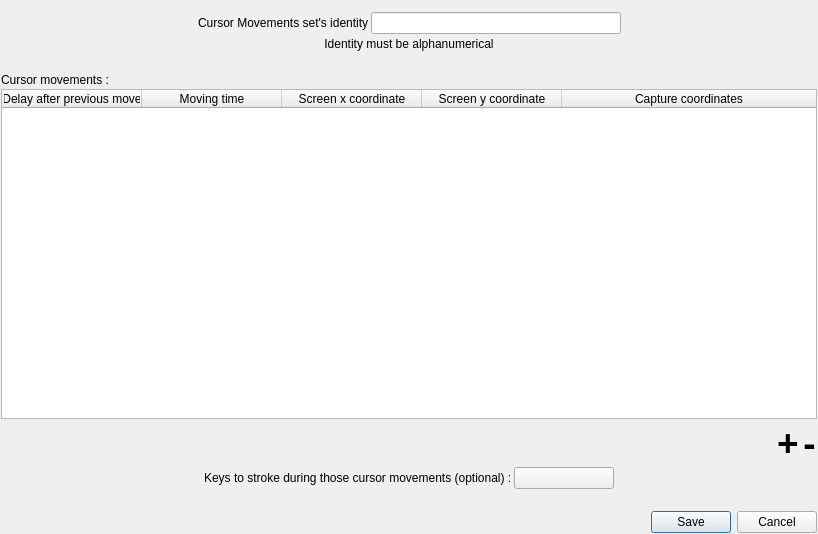
<?xml version="1.0" encoding="UTF-8"?>
<ui version="4.0">
 <class>CursorMovementsSelectedEditDialog</class>
 <widget class="QDialog" name="CursorMovementsSelectedEditDialog">
  <property name="geometry">
   <rect>
    <x>0</x>
    <y>0</y>
    <width>818</width>
    <height>534</height>
   </rect>
  </property>
  <property name="windowTitle">
   <string>Create/Edit/View a cursor movements set</string>
  </property>
  <layout class="QVBoxLayout" name="verticalLayout">
   <property name="spacing">
    <number>2</number>
   </property>
   <property name="leftMargin">
    <number>1</number>
   </property>
   <property name="topMargin">
    <number>1</number>
   </property>
   <property name="rightMargin">
    <number>1</number>
   </property>
   <property name="bottomMargin">
    <number>1</number>
   </property>
   <item>
    <spacer name="verticalSpacer_3">
     <property name="orientation">
      <enum>Qt::Orientation::Vertical</enum>
     </property>
     <property name="sizeType">
      <enum>QSizePolicy::Policy::Preferred</enum>
     </property>
     <property name="sizeHint" stdset="0">
      <size>
       <width>10</width>
       <height>10</height>
      </size>
     </property>
    </spacer>
   </item>
   <item>
    <widget class="QWidget" name="widget" native="true">
     <layout class="QHBoxLayout" name="horizontalLayout_6">
      <property name="spacing">
       <number>2</number>
      </property>
      <property name="leftMargin">
       <number>1</number>
      </property>
      <property name="topMargin">
       <number>1</number>
      </property>
      <property name="rightMargin">
       <number>1</number>
      </property>
      <property name="bottomMargin">
       <number>1</number>
      </property>
      <item>
       <spacer name="horizontalSpacer_8">
        <property name="orientation">
         <enum>Qt::Orientation::Horizontal</enum>
        </property>
        <property name="sizeHint" stdset="0">
         <size>
          <width>40</width>
          <height>20</height>
         </size>
        </property>
       </spacer>
      </item>
      <item>
       <widget class="QLabel" name="label_5">
        <property name="text">
         <string>Cursor Movements set's identity</string>
        </property>
       </widget>
      </item>
      <item>
       <widget class="QLineEdit" name="lineEdit">
        <property name="minimumSize">
         <size>
          <width>250</width>
          <height>0</height>
         </size>
        </property>
       </widget>
      </item>
      <item>
       <spacer name="horizontalSpacer_9">
        <property name="orientation">
         <enum>Qt::Orientation::Horizontal</enum>
        </property>
        <property name="sizeHint" stdset="0">
         <size>
          <width>40</width>
          <height>20</height>
         </size>
        </property>
       </spacer>
      </item>
     </layout>
    </widget>
   </item>
   <item>
    <widget class="QLabel" name="label_3">
     <property name="text">
      <string>Identity must be alphanumerical</string>
     </property>
     <property name="alignment">
      <set>Qt::AlignmentFlag::AlignCenter</set>
     </property>
    </widget>
   </item>
   <item>
    <spacer name="verticalSpacer_2">
     <property name="orientation">
      <enum>Qt::Orientation::Vertical</enum>
     </property>
     <property name="sizeType">
      <enum>QSizePolicy::Policy::Fixed</enum>
     </property>
     <property name="sizeHint" stdset="0">
      <size>
       <width>20</width>
       <height>20</height>
      </size>
     </property>
    </spacer>
   </item>
   <item>
    <widget class="QLabel" name="label">
     <property name="text">
      <string>Cursor movements :</string>
     </property>
    </widget>
   </item>
   <item>
    <widget class="NoFocusCellTableWidget" name="tableWidget">
     <property name="editTriggers">
      <set>QAbstractItemView::EditTrigger::NoEditTriggers</set>
     </property>
     <property name="showDropIndicator" stdset="0">
      <bool>false</bool>
     </property>
     <property name="dragDropOverwriteMode">
      <bool>false</bool>
     </property>
     <property name="alternatingRowColors">
      <bool>true</bool>
     </property>
     <property name="selectionMode">
      <enum>QAbstractItemView::SelectionMode::SingleSelection</enum>
     </property>
     <property name="selectionBehavior">
      <enum>QAbstractItemView::SelectionBehavior::SelectRows</enum>
     </property>
     <property name="columnCount">
      <number>5</number>
     </property>
     <attribute name="horizontalHeaderDefaultSectionSize">
      <number>140</number>
     </attribute>
     <attribute name="horizontalHeaderStretchLastSection">
      <bool>true</bool>
     </attribute>
     <attribute name="verticalHeaderVisible">
      <bool>false</bool>
     </attribute>
     <column>
      <property name="text">
       <string>Delay after previous move</string>
      </property>
     </column>
     <column>
      <property name="text">
       <string>Moving time</string>
      </property>
     </column>
     <column>
      <property name="text">
       <string>Screen x coordinate</string>
      </property>
     </column>
     <column>
      <property name="text">
       <string>Screen y coordinate</string>
      </property>
     </column>
     <column>
      <property name="text">
       <string>Capture coordinates</string>
      </property>
     </column>
    </widget>
   </item>
   <item>
    <spacer name="verticalSpacer">
     <property name="orientation">
      <enum>Qt::Orientation::Vertical</enum>
     </property>
     <property name="sizeType">
      <enum>QSizePolicy::Policy::Fixed</enum>
     </property>
     <property name="sizeHint" stdset="0">
      <size>
       <width>10</width>
       <height>10</height>
      </size>
     </property>
    </spacer>
   </item>
   <item>
    <layout class="QHBoxLayout" name="horizontalLayout_5">
     <property name="spacing">
      <number>2</number>
     </property>
     <item>
      <spacer name="horizontalSpacer_7">
       <property name="orientation">
        <enum>Qt::Orientation::Horizontal</enum>
       </property>
       <property name="sizeHint" stdset="0">
        <size>
         <width>40</width>
         <height>20</height>
        </size>
       </property>
      </spacer>
     </item>
     <item>
      <widget class="QPushButton" name="addMovsButton">
       <property name="sizePolicy">
        <sizepolicy hsizetype="Minimum" vsizetype="Minimum">
         <horstretch>0</horstretch>
         <verstretch>0</verstretch>
        </sizepolicy>
       </property>
       <property name="font">
        <font>
         <pointsize>28</pointsize>
         <bold>true</bold>
        </font>
       </property>
       <property name="styleSheet">
        <string notr="true">QPushButton{padding-top:-10px;}</string>
       </property>
       <property name="text">
        <string notr="true">+</string>
       </property>
       <property name="flat">
        <bool>true</bool>
       </property>
      </widget>
     </item>
     <item>
      <widget class="QPushButton" name="removeMovsButton">
       <property name="sizePolicy">
        <sizepolicy hsizetype="Minimum" vsizetype="Minimum">
         <horstretch>0</horstretch>
         <verstretch>0</verstretch>
        </sizepolicy>
       </property>
       <property name="font">
        <font>
         <pointsize>28</pointsize>
         <bold>true</bold>
        </font>
       </property>
       <property name="styleSheet">
        <string notr="true">QPushButton{padding-top:-10px;}</string>
       </property>
       <property name="text">
        <string notr="true">-</string>
       </property>
       <property name="flat">
        <bool>true</bool>
       </property>
      </widget>
     </item>
    </layout>
   </item>
   <item>
    <layout class="QHBoxLayout" name="horizontalLayout_7">
     <property name="spacing">
      <number>2</number>
     </property>
     <item>
      <spacer name="horizontalSpacer_10">
       <property name="orientation">
        <enum>Qt::Orientation::Horizontal</enum>
       </property>
       <property name="sizeHint" stdset="0">
        <size>
         <width>40</width>
         <height>20</height>
        </size>
       </property>
      </spacer>
     </item>
     <item>
      <widget class="QLabel" name="label_2">
       <property name="text">
        <string>Keys to stroke during those cursor movements (optional) :</string>
       </property>
      </widget>
     </item>
     <item>
      <widget class="QPushButton" name="keysStrokeButton">
       <property name="minimumSize">
        <size>
         <width>100</width>
         <height>0</height>
        </size>
       </property>
       <property name="text">
        <string/>
       </property>
      </widget>
     </item>
     <item>
      <spacer name="horizontalSpacer_11">
       <property name="orientation">
        <enum>Qt::Orientation::Horizontal</enum>
       </property>
       <property name="sizeHint" stdset="0">
        <size>
         <width>40</width>
         <height>20</height>
        </size>
       </property>
      </spacer>
     </item>
    </layout>
   </item>
   <item>
    <spacer name="verticalSpacer_4">
     <property name="orientation">
      <enum>Qt::Orientation::Vertical</enum>
     </property>
     <property name="sizeType">
      <enum>QSizePolicy::Policy::Fixed</enum>
     </property>
     <property name="sizeHint" stdset="0">
      <size>
       <width>20</width>
       <height>20</height>
      </size>
     </property>
    </spacer>
   </item>
   <item>
    <widget class="QDialogButtonBox" name="buttonBox">
     <property name="orientation">
      <enum>Qt::Orientation::Horizontal</enum>
     </property>
     <property name="standardButtons">
      <set>QDialogButtonBox::StandardButton::Cancel|QDialogButtonBox::StandardButton::Save</set>
     </property>
    </widget>
   </item>
  </layout>
 </widget>
 <customwidgets>
  <customwidget>
   <class>NoFocusCellTableWidget</class>
   <extends>QTableWidget</extends>
   <header location="global">ui/CustomPrimaryWidgets.h</header>
  </customwidget>
 </customwidgets>
 <resources/>
 <connections>
  <connection>
   <sender>buttonBox</sender>
   <signal>accepted()</signal>
   <receiver>CursorMovementsSelectedEditDialog</receiver>
   <slot>accept()</slot>
   <hints>
    <hint type="sourcelabel">
     <x>474</x>
     <y>655</y>
    </hint>
    <hint type="destinationlabel">
     <x>368</x>
     <y>215</y>
    </hint>
   </hints>
  </connection>
  <connection>
   <sender>buttonBox</sender>
   <signal>rejected()</signal>
   <receiver>CursorMovementsSelectedEditDialog</receiver>
   <slot>reject()</slot>
   <hints>
    <hint type="sourcelabel">
     <x>474</x>
     <y>655</y>
    </hint>
    <hint type="destinationlabel">
     <x>368</x>
     <y>215</y>
    </hint>
   </hints>
  </connection>
 </connections>
</ui>
